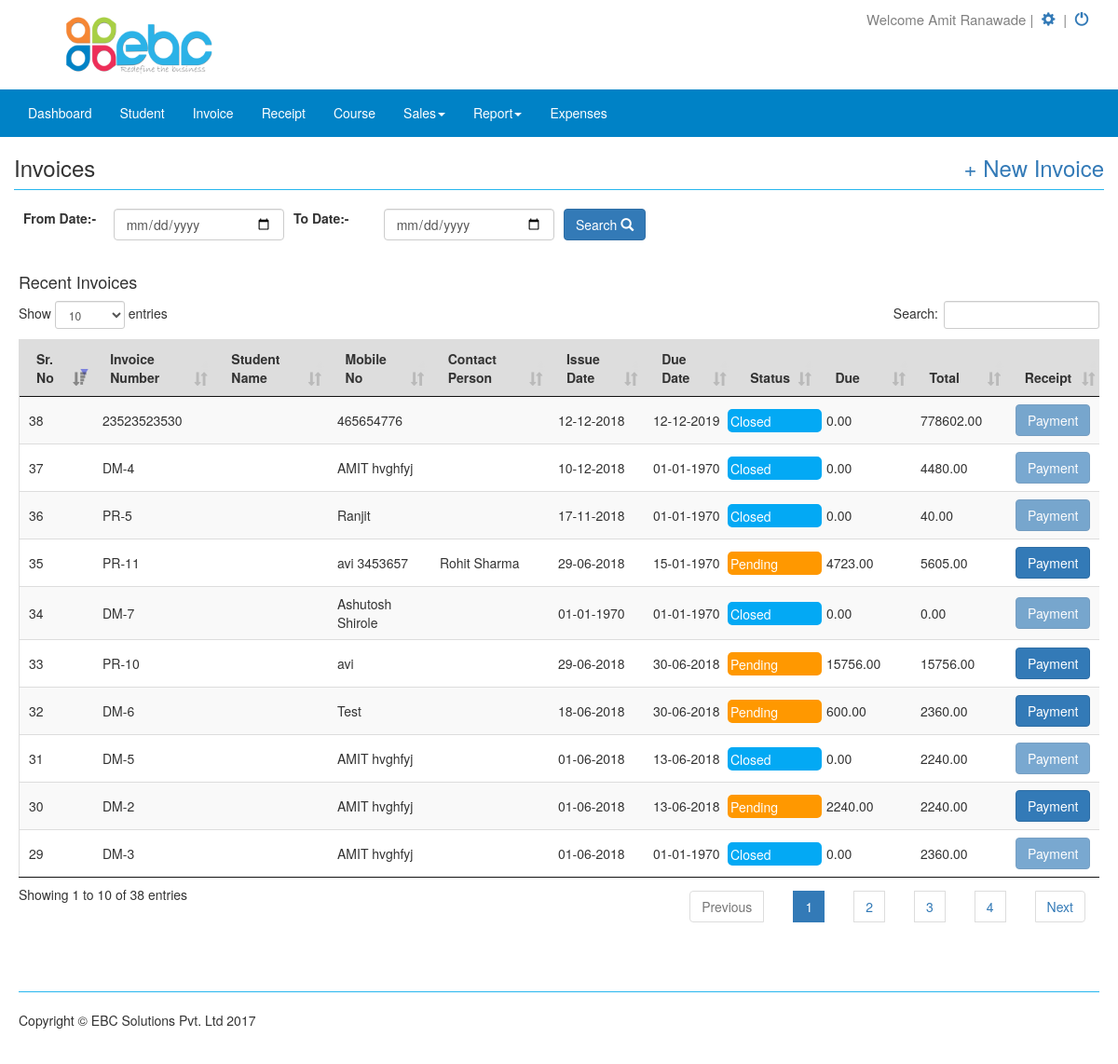
The app's page /admin/dashboard.php?page=invoices (signed in) with its own data.
### tables this page shows
CREATE TABLE IF NOT EXISTS `company` (
  `id` int(11) NOT NULL,
  `user_id` int(11) NOT NULL,
  `company_name` varchar(255) NOT NULL,
  `company_email` varchar(100) NOT NULL,
  `company_phone` varchar(255) NOT NULL,
  `gst_no` varchar(255) NOT NULL,
  `pan_no` varchar(255) NOT NULL,
  `state` varchar(255) NOT NULL,
  `state_code` int(11) NOT NULL,
  `company_url` varchar(100) NOT NULL,
  `company_address` varchar(500) NOT NULL,
  `logo` varchar(255) NOT NULL,
  `terms` text NOT NULL,
  `bank_details` text NOT NULL,
  `cutomers` enum('No','Yes') NOT NULL DEFAULT 'Yes',
  `estimates` enum('No','Yes') NOT NULL DEFAULT 'Yes',
  `course` enum('No','Yes') NOT NULL DEFAULT 'Yes',
  `voucher` enum('No','Yes') NOT NULL DEFAULT 'Yes',
  `get_purchase` enum('No','Yes') NOT NULL DEFAULT 'Yes',
  `print_temp` varchar(50) NOT NULL DEFAULT 'temp2',
  `sales` enum('No','Yes') NOT NULL,
  `pinvoice` enum('No','Yes') NOT NULL,
  `invoice` enum('No','Yes') NOT NULL,
  `report` enum('No','Yes') NOT NULL,
  `director` enum('No','Yes') NOT NULL
);

CREATE TABLE IF NOT EXISTS `user` (
  `id` int(11) NOT NULL,
  `comp_name` varchar(255) NOT NULL,
  `name` varchar(255) NOT NULL,
  `username` varchar(128) NOT NULL,
  `password` varchar(128) NOT NULL,
  `contact` varchar(15) NOT NULL,
  `is_active` tinyint(1) DEFAULT '0',
  `is_super_admin` tinyint(1) DEFAULT '0',
  `last_login` date DEFAULT NULL,
  `start_date` date NOT NULL,
  `end_date` date NOT NULL,
  `payment_status` int(11) NOT NULL DEFAULT '0',
  `hash` varchar(255) NOT NULL,
  `created_at` date NOT NULL,
  `updated_at` date NOT NULL,
  `type` varchar(50) NOT NULL DEFAULT 'admin',
  `sms` enum('No','Yes') NOT NULL
);

CREATE TABLE IF NOT EXISTS `common` (
  `id` bigint(20) NOT NULL,
  `user_id` int(11) NOT NULL,
  `sub_user_id` int(11) NOT NULL,
  `series_id` varchar(255) DEFAULT NULL,
  `customer_id` bigint(20) DEFAULT NULL,
  `customer_name` varchar(100) DEFAULT NULL,
  `customer_identification` varchar(50) DEFAULT NULL,
  `customer_email` varchar(100) DEFAULT NULL,
  `invoice_state` varchar(255) NOT NULL,
  `in_state_code` varchar(255) NOT NULL,
  `ship_cont_person` varchar(255) NOT NULL,
  `ship_email` varchar(255) NOT NULL,
  `ship_state` varchar(255) NOT NULL,
  `ship_state_code` varchar(255) NOT NULL,
  `invoicing_address` longtext,
  `shipping_address` longtext,
  `contact_person` varchar(100) DEFAULT NULL,
  `cust_gst_no` varchar(255) DEFAULT NULL,
  `terms` longtext,
  `bank_details` varchar(255) NOT NULL,
  `notes` text,
  `base_amount` decimal(53,2) NOT NULL,
  `discount_amount` decimal(53,2) NOT NULL,
  `net_amount` decimal(53,2) NOT NULL,
  `gross_amount` decimal(53,2) NOT NULL,
  `amt_words` text NOT NULL,
  `paid_amount` decimal(53,2) NOT NULL,
  `due_amt` decimal(53,2) NOT NULL,
  `tax_amount` decimal(53,2) NOT NULL,
  `status` varchar(255) DEFAULT NULL,
  `type` varchar(255) DEFAULT NULL,
  `draft` tinyint(1) DEFAULT '1',
  `closed` tinyint(1) DEFAULT '0',
  `sent_by_email` tinyint(1) DEFAULT '0',
  `number` varchar(255) DEFAULT NULL,
  `recurring_invoice_id` bigint(20) DEFAULT NULL,
  `issue_date` date DEFAULT NULL,
  `due_date` date DEFAULT NULL,
  `days_to_due` mediumint(9) DEFAULT NULL,
  `enabled` tinyint(1) DEFAULT '0',
  `max_occurrences` int(11) DEFAULT NULL,
  `must_occurrences` int(11) DEFAULT NULL,
  `period` int(11) DEFAULT NULL,
  `period_type` varchar(8) DEFAULT NULL,
  `starting_date` date DEFAULT NULL,
  `finishing_date` date DEFAULT NULL,
  `last_execution_date` date DEFAULT NULL,
  `created_at` datetime NOT NULL,
  `updated_at` datetime NOT NULL,
  `del_status` int(11) NOT NULL COMMENT '1-active 0-delete',
  `po_no` varchar(255) NOT NULL,
  `po_date` varchar(255) NOT NULL,
  `po_project_name` varchar(255) NOT NULL,
  `cmobile_no` varchar(15) NOT NULL,
  `csmobile_no` varchar(15) NOT NULL
);

CREATE TABLE IF NOT EXISTS `user_profile` (
  `id` bigint(20) NOT NULL,
  `user_id` int(11) NOT NULL,
  `name` varchar(100) NOT NULL,
  `mobile` varchar(20) NOT NULL,
  `email` varchar(100) NOT NULL,
  `password` varchar(64) NOT NULL,
  `invoice` enum('No','Yes') NOT NULL DEFAULT 'Yes',
  `customer` enum('No','Yes') NOT NULL DEFAULT 'Yes',
  `estimates` enum('No','Yes') NOT NULL DEFAULT 'Yes',
  `product` enum('No','Yes') NOT NULL DEFAULT 'Yes',
  `expenses` enum('No','Yes') NOT NULL DEFAULT 'Yes',
  `gst_mod` enum('No','Yes') NOT NULL DEFAULT 'Yes',
  `type` varchar(20) NOT NULL DEFAULT 'user',
  `sales` enum('No','Yes') NOT NULL,
  `director` enum('No','Yes') NOT NULL,
  `pinvoice` enum('No','Yes') NOT NULL,
  `report` enum('No','Yes') NOT NULL
);

### admin/invoices.php (the view, shortened to what the rows shown need)
<?php
include('config.php');
 $user_id=$_SESSION['login_user'];
 $utype=$_SESSION['user_type']=$row['type'];
 $sub=mysqli_query($connection,"SELECT * FROM user_profile WHERE type='$utype' and id='$user_id'")or die(mysqli_error($connection));
 $array=mysqli_fetch_array($sub);
 $sub_id=$array['user_id'];
    if(isset($_GET["id"]))
    {
       $id = $_GET["id"];
?>
<div class="row">
	<h3>Invoices
	<?php
	  	if($utype=='admin')
		{
	   ?>
	 <a  href="logproduct.php" style="float:right;"> + New Invoice</a></h3><hr>
	  <?php
	 	 }
	 	 else
	 	 {
	   ?>
	   <a  href="userlogproduct.php" style="float:right;"> + New Invoice</a></h3><hr>
	<?php } ?>
	<div class="col-lg-12">
            <h4>Recent Invoices</h4>
			<table class="datatable table table-striped" id="example" cellspacing="0" width="100%">
			  <thead>
				<tr>
				  <th>Sr. No</th>
				  <th>Invoice Number</th>
				  <th>Student Name</th>
				  <th>Contact Person</th>
				  <th>Issue Date</th>
				  <th>Due Date</th>
				  <th>Status</th>
				  <th>Due</th>
				  <th>Total</th>
				</tr>
			  </thead>
			  <tbody>
			  <?php
			  	$sr_no=0;
			  	if($utype=='admin')
			  	{
      		 		$query = mysqli_query($connection,"SELECT * FROM common WHERE customer_id='$id' and `type`='Invoice'")or die(mysqli_error($connection));
      		 	}
      		 	else{
      		 		$query = mysqli_query($connection,"SELECT * FROM common WHERE customer_id='$sub_id' and `type`='Invoice'")or die(mysqli_error($connection));
      		 	}
					while($data=mysqli_fetch_array($query))
					{
						$sr_no++;
						$id1=$data['id'];
						$due=$data['due_amt'];
						$amt=$data['gross_amount'];
						$generated_by=$row['sub_user_id'];
			  			$sud=$row['sub_user_id'];
			   ?>
				<tr id="invoice-23">
				  <td><?php echo $data['id'];?></td>
				  <td><?php echo $data['number'];?></td>
				  <td>
				  <?php
				  	if($utype=='admin')
					{
				   ?>
				  <a href="dashboard.php?page=edit_new_invoice&id=<?php echo $data['id'];?>"><?php echo $data['student_name'];?></a>
				  <?php
				 	 }
				 	 else
				 	 {
				   ?>
				   	<a href="dashboard.php?page=edit_new_invoice&id=<?php echo $data['id'];?>"><?php echo $data['student_name'];?></a>
				   <?php } ?>
				  </td>
				  <?php  if ($sud!=0)
			{
			 	$sql = mysqli_query($connection,"SELECT * FROM user_profile where id='$generated_by'");
				$arr=mysqli_fetch_array($sql);
				$g_name=$arr['name'];
			}
			else{
				$sql = mysqli_query($connection,"SELECT * FROM user where id='$generated_by'");
				$arr=mysqli_fetch_array($sql);
				$g_name=$arr['name'];
			}
				 ?>
				  <td><?php echo $g_name;?></td>
				  <td><?php echo date('Y-m-d', strtotime($data['issue_date']));?></td>
				  <td><?php echo $data['due_date'];?></td>
				   <?php
				  	if($due==0.00)
						{
				  	 ?>
				  		<td><div class="row" style="background-color: #03a9f4; color: white;  border-radius: 5px; padding: 3px; width: 130; height: 25px; ">Closed</div></td>
				  <?php }
				  		else{
				   ?>
				  	  	<td><div class="row" style="background-color: #ff9800; color: white; border-radius: 5px; padding: 3px; width: 130; height: 25px;">Pending</div></td>
				   <?php } ?>
				  <td><?php echo $data['due_amt'];?></td>
				  <td><?php echo $data['gross_amount'];?></td>
				    <?php
				  	if($due==0.00)
						{
				  	 ?>
				  	  <td><a href="dashboard.php?page=add_receipt1&id=<?php echo $row['id'];?>"><button class="btn btn-primary" disabled>Payment</button></a></td>
				  <!-- 	<td>
				  	  <button class="btn btn-sm btn-primary" id="load-payments-for-23" rel="payments:show" type="button" data-toggle="modal" data-target="#myModal"  onclick="$('#invoice_id').val('<?php echo $id1;?>');" disabled><span class="icon fa fa-money"></span>&nbsp;Payments</button>
					  <button data-toggle="modal" data-target="#myModal1" data-id="<?php echo $data['id']; ?>" id="inv_id" class="btn btn-sm btn-info"><i class="glyphicon glyphicon-eye-open"></i> View</button>
				  </td> -->
				  <?php }
				  		else if($amt==$due){
				   ?>
				    <td><a href="dashboard.php?page=add_receipt1&id=<?php echo $row['id'];?>"><button class="btn btn-primary" >Payment</button></a></td>
				  <!-- <td>
					<button class="btn btn-sm btn-primary" id="load-payments-for-23" rel="payments:show" type="button" data-toggle="modal" data-target="#myModal"  onclick="$('#invoice_id').val('<?php echo $id1;?>');"><span class="icon fa fa-money"></span>&nbsp;Payments</button>
					 <button data-toggle="modal" data-target="#myModal1" data-id="<?php echo $data['id'];; ?>" id="inv_id" class="btn btn-sm btn-info" disabled><i class="glyphicon glyphicon-eye-open"></i> View</button>
				  </td> -->
				  <?php }
				  		else{
				   ?>
				    <td><a href="dashboard.php?page=add_receipt1&id=<?php echo $row['id'];?>"><button class="btn btn-primary" >Payment</button></a></td>
				 <!--  <td>
					<button class="btn btn-sm btn-primary" id="load-payments-for-23" rel="payments:show" type="button" data-toggle="modal" data-target="#myModal"  onclick="$('#invoice_id').val('<?php echo $id1;?>');"><span class="icon fa fa-money"></span>&nbsp;Payments</button>
					 <button data-toggle="modal" data-target="#myModal1" data-id="<?php echo $data['id'];; ?>" id="inv_id" class="btn btn-sm btn-info" ><i class="glyphicon glyphicon-eye-open"></i> View</button>
				  </td> -->
				   <?php } ?>
				</tr>
				<?php
					}
			   ?>
			  </tbody>
			</table>
		</div>
</div>
<?php
 }
else{
?>
<div class="row" >
	<div class="col-lg-12" id="reportdata">
		<table class="datatable table table-striped" id="example" cellspacing="0" width="100%">
			  <thead>
				<tr>
				  <th>Sr. No</th>
				  <th>Invoice Number</th>
				  <th>Student Name</th>
				  <th>Mobile No</th>
				  <th>Contact Person</th>
				  <th>Issue Date</th>
				  <th>Due Date</th>
				  <th>Status</th>
				  <th>Due</th>
				  <th>Total</th>
				  <th>Receipt</th>
				</tr>
			  </thead>
			  <tbody>
			  <?php
			  	$sr_no=0;
			  	if($utype=='admin')
			  	{
			  		$query = mysqli_query($connection,"SELECT * FROM common WHERE user_id='$user_id'")or die(mysqli_error($connection));
      		 	}
      		 	else{
			  		$query = mysqli_query($connection,"SELECT * FROM common WHERE  user_id='$sub_id'")or die(mysqli_error($connection));
      		 	}
			  		while ($row=mysqli_fetch_array($query))
			  		{
			  			$sr_no++;
			  			$due=$row['due_amt'];
			  			$amt=$row['gross_amount'];
			  			$generated_by=$row['sub_user_id'];
			  			$sud=$row['sub_user_id'];
			   ?>
				<tr id="invoice-23">
				  <td><?php echo $sr_no;?></td>
				  <td><?php echo $row['number'];?></td>
				  <td>
				  </td><td><?php echo $row['contact_person'];?></td>
				  <?php  if ($sud!=0)
			{
			 	$sql = mysqli_query($connection,"SELECT * FROM user_profile where id='$generated_by'");
				$arr=mysqli_fetch_array($sql);
				$g_name=$arr['name'];
			}
			else{
				$sql = mysqli_query($connection,"SELECT * FROM user where id='$generated_by'");
				$arr=mysqli_fetch_array($sql);
				$g_name=$arr['name'];
			}
				 ?>
				  <td><?php echo $g_name;?></td>
				  <td><?php echo date('d-m-Y', strtotime($row['issue_date']));?></td>
				  <td><?php echo date('d-m-Y', strtotime($row['due_date']));?></td>
				   <?php
				  	if($due==0.00)
						{
				  	 ?>
				  		<td><div class="row" style="background-color: #03a9f4; color: white;  border-radius: 5px; padding: 3px; width: 130; height: 25px; ">Closed</div></td>
				  <?php }
				  		else{
				   ?>
				  	  	<td><div class="row" style="background-color: #ff9800; color: white; border-radius: 5px; padding: 3px; width: 130; height: 25px;">Pending</div></td>
				   <?php } ?>
				  <td><?php echo $row['due_amt'];?></td>
				  <td><?php echo $row['gross_amount'];?></td>
				    <?php
				  	if($due==0.00)
						{
				  	 ?>
				  	 <td><a href="dashboard.php?page=add_receipt1&id=<?php echo $row['id'];?>"><button class="btn btn-primary" disabled >Payment</button></a></td>
				  <?php }
				  		else if($amt==$due){
				   ?>
				   <td><a href="dashboard.php?page=add_receipt1&id=<?php echo $row['id'];?>"><button class="btn btn-primary" >Payment</button></a></td>
				  <?php }
				  		else{
				   ?>
				   <td><a href="dashboard.php?page=add_receipt1&id=<?php echo $row['id'];?>"><button class="btn btn-primary" >Payment</button></a></td>
				   <?php } ?>
				</tr>
				<?php } ?>
			  </tbody>
			</table>
		</div>
</div>
<?php } ?>

### admin/dashboard.php (shortened to what the rows shown need)
<?php
include "config.php";
?>
<!DOCTYPE html>
<html lang="en">
<head>
    <link href="css/bootstrap.min.css" rel="stylesheet">
    <link href="css/modern-business.css" rel="stylesheet">
    <link href="css/sweetalert.css" rel="stylesheet">
    <link href="font-awesome/css/font-awesome.min.css" rel="stylesheet" type="text/css">
    <link rel="stylesheet" type="text/css" href="datatables/media/css/jquery.dataTables.min.css">
    <link rel="stylesheet" type="text/css" href="datatables/media/css/dataTables.bootstrap.css">
    <link rel="stylesheet" href="https://code.jquery.com/ui/1.10.4/themes/smoothness/jquery-ui.css">
    <link rel="stylesheet" type="text/css" href="https://cdn.datatables.net/r/dt/jq-2.1.4,jszip-2.5.0,pdfmake-0.1.18,dt-1.10.9,af-2.0.0,b-1.0.3,b-colvis-1.0.3,b-html5-1.0.3,b-print-1.0.3,se-1.0.1/datatables.min.css"/>
</head>
<body>
    <div class="header">
    <?php
    $user_id=$_SESSION['login_user'];
      $aa12 = mysqli_query($connection,"SELECT * FROM company WHERE user_id='$user_id'")or die(mysqli_error($connection));
        $arr=mysqli_fetch_array($aa12);
        $logo=$arr['logo'];
        if(!empty($logo))
        {
     ?>
         <a href="dashboard.php?page=home"><img src="<?php echo $logo; ?>" class="company-logo" alt="logo"></a>
     <?php
        }
        else{
      ?>
	   <a href="dashboard.php?page=home"> <img src="../images/ebc_logo.png" class="company-logo" alt="logo"></a>
     <?php } ?>
       <div class="setting">
           <div class="setting-sub">
          <span class="setting-part">Welcome <?php
			   $query=mysqli_query($connection,"SELECT * FROM user WHERE id='".$_SESSION['login_user']."'");
			   $row=mysqli_fetch_array($query);
			   echo $row['name'];
			   ?></span>&nbsp;|&nbsp;
               <span class="setting-part"><a href="dashboard.php?page=setting" title='View Setting'> <span class="glyphicon glyphicon-cog"></span>&nbsp;</a></span>&nbsp;|&nbsp;
               <span class="setting-part"><a href="logout.php" title='Logout'><span class="glyphicon glyphicon-off"></span>&nbsp;</a></span></div>
       </div>
    </div>
    <div class="container">
        <?php
            if(!isset($_GET['page']))
            $page="home";
                else
					$page=$_GET['page'];
                switch($page)
                {
					          case "invoices":
                        include("invoices.php");
                    break;
      				  }
              ?>
    </div>
</body>
</html>

### records on screen
company: logo (picture)
user: name "Amit Ranawade"
common: number "DM-3", contact_person "AMIT hvghfyj", issue_date "01-06-2018", due_date "01-01-1970", shows "Closed", due_amt "0.00", gross_amount "2360.00"
common: number "DM-2", contact_person "AMIT hvghfyj", issue_date "01-06-2018", due_date "13-06-2018", shows "Pending", due_amt "2240.00", gross_amount "2240.00"
common: number "DM-5", contact_person "AMIT hvghfyj", issue_date "01-06-2018", due_date "13-06-2018", shows "Closed", due_amt "0.00", gross_amount "2240.00"
common: number "DM-6", contact_person "Test", issue_date "18-06-2018", due_date "30-06-2018", shows "Pending", due_amt "600.00", gross_amount "2360.00"
common: number "PR-10", contact_person "avi", issue_date "29-06-2018", due_date "30-06-2018", shows "Pending", due_amt "15756.00", gross_amount "15756.00"
common: number "DM-7", contact_person "Ashutosh Shirole", issue_date "01-01-1970", due_date "01-01-1970", shows "Closed", due_amt "0.00", gross_amount "0.00"
common: number "PR-11", contact_person "avi 3453657", user_profile.name "Rohit Sharma", issue_date "29-06-2018", due_date "15-01-1970", shows "Pending", due_amt "4723.00", gross_amount "5605.00"
common: number "PR-5", contact_person "Ranjit", issue_date "17-11-2018", due_date "01-01-1970", shows "Closed", due_amt "0.00", gross_amount "40.00"
common: number "DM-4", contact_person "AMIT hvghfyj", issue_date "10-12-2018", due_date "01-01-1970", shows "Closed", due_amt "0.00", gross_amount "4480.00"
common: number "23523523530", contact_person "465654776", issue_date "12-12-2018", due_date "12-12-2019", shows "Closed", due_amt "0.00", gross_amount "778602.00"
